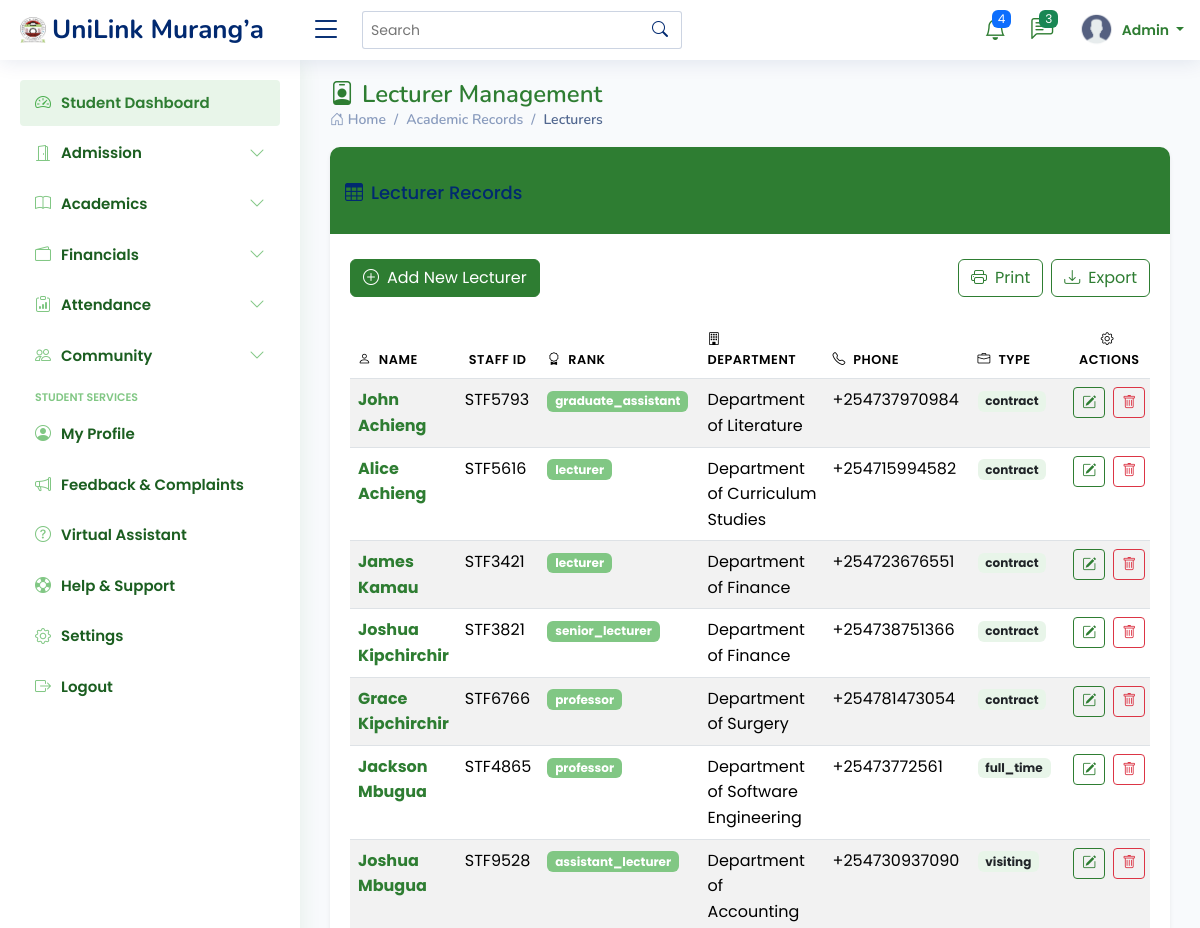
The page /lecturers/ (upper part) on the database as committed earlier.
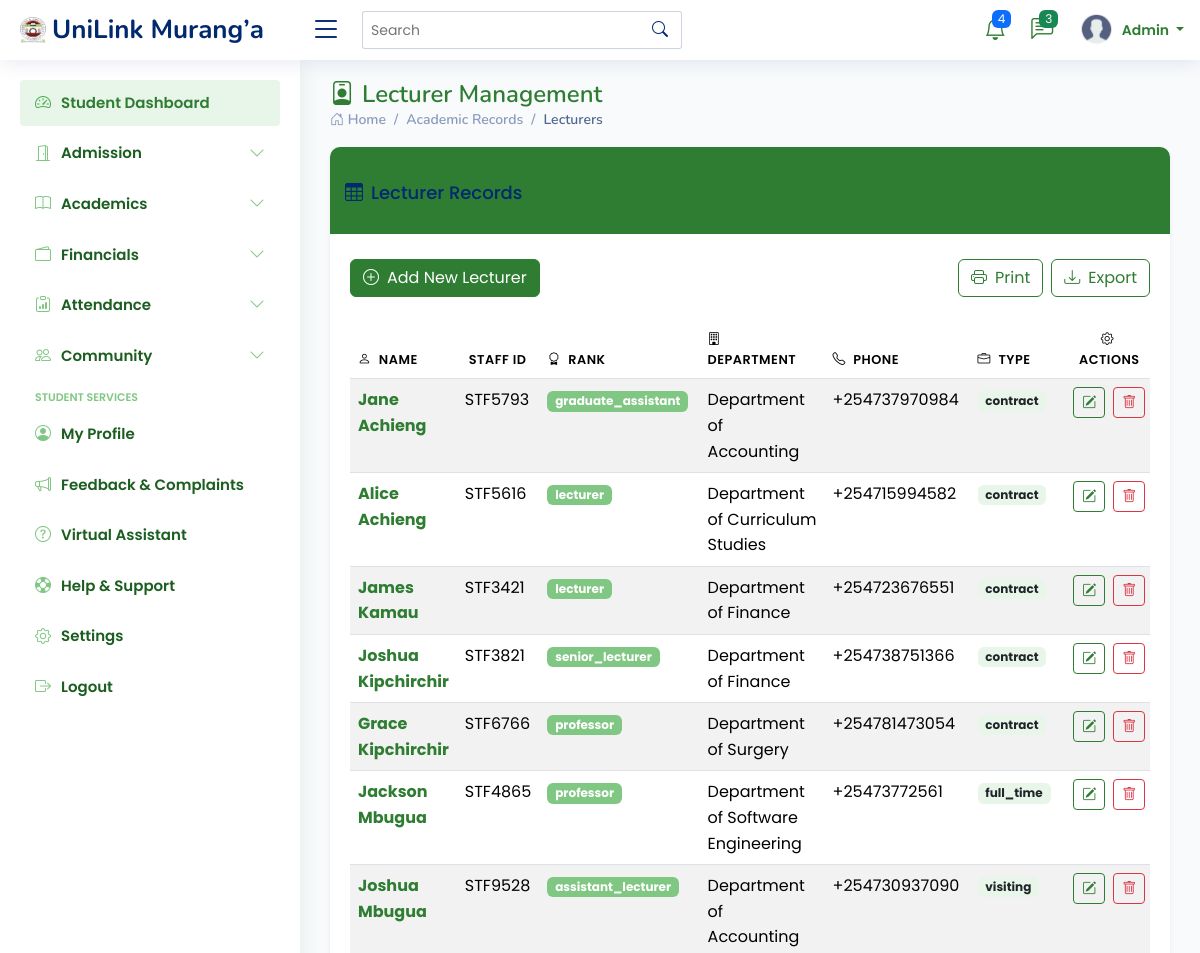
The same page on the database as committed later.
### students_portal/models.py (models this page shows, shortened)
class Lecturer(models.Model):
    staff_id = models.CharField(max_length=20, unique=True)
    first_name = models.CharField(max_length=100)
    last_name = models.CharField(max_length=100)
    middle_name = models.CharField(max_length=100, blank=True, null=True)
    national_id = models.CharField(max_length=20, blank=True, null=True)
    department = models.ForeignKey(Department, on_delete=models.CASCADE, related_name='lecturers')
    qualification = models.CharField(max_length=100, blank=True, null=True)
    specialization = models.CharField(max_length=200, blank=True, null=True)
    academic_rank = models.CharField(max_length=50, choices=[
        ('professor', 'Professor'),
        ('associate_professor', 'Associate Professor'),
        ('senior_lecturer', 'Senior Lecturer'),
        ('lecturer', 'Lecturer'),
        ('assistant_lecturer', 'Assistant Lecturer'),
        ('tutorial_fellow', 'Tutorial Fellow'),
        ('graduate_assistant', 'Graduate Assistant'),
    ], blank=True, null=True)
    employment_type = models.CharField(max_length=50, choices=[
        ('full_time', 'Full Time'),
        ('part_time', 'Part Time'),
        ('contract', 'Contract'),
        ('visiting', 'Visiting'),
        ('adjunct', 'Adjunct'),
    ], default='full_time')
    date_of_employment = models.DateField(blank=True, null=True)
    email = models.EmailField(blank=True, null=True)
    phone_number = models.CharField(max_length=15, blank=True, null=True)
    biography = models.TextField(blank=True, null=True)
    profile_picture = models.ImageField(upload_to='lecturer_profiles/', blank=True, null=True)
    is_active = models.BooleanField(default=True)
    status = models.CharField(max_length=20, choices=[
        ('active', 'Active'),
        ('on_leave', 'On Leave'),
        ('sabbatical', 'Sabbatical'),
        ('terminated', 'Terminated'),
        ('retired', 'Retired'),
    ], default='active')
    created_at = models.DateTimeField(auto_now_add=True)
    updated_at = models.DateTimeField(auto_now=True)

class Department(models.Model):
    name = models.CharField(max_length=100)
    code = models.CharField(max_length=10, unique=True)
    faculty = models.ForeignKey(Faculty, on_delete=models.CASCADE, related_name='departments')
    description = models.TextField(blank=True, null=True)
    def __str__(self):
        return self.name

### students_portal/views.py (the view)
# urls.py: path('lecturers/', views.lecturer_list, name='lecturer_list'),
def lecturer_list(request):
    lecturers = Lecturer.objects.all().order_by('last_name')
    context = {
        'lecturers': lecturers,
        'title': 'Lecturer List'
    }
    return render(request, 'lecturers/lecturer_list.html', context)

### templates/lecturers/lecturer_list.html (shortened to what the changed rows need)
{% extends "base/base.html" %}
{% block content %}
<div class="pagetitle">
    <h1><i class="bi bi-person-badge me-2"></i>Lecturer Management</h1>
</div>
<section class="section">
    <div class="row">
        <div class="col-lg-12">
            <div class="card border-0 shadow-sm">
                <br>
                <div class="card-body">
                    <div class="table-responsive">
                        <table class="table table-hover table-striped datatable">
                            <thead class="bg-university-light">
                                <tr>
                                    <th><i class="bi bi-person me-1"></i> Name</th>
                                    <th> Staff ID</th>
                                    <th><i class="bi bi-award me-1"></i> Rank</th>
                                    <th><i class="bi bi-building me-1"></i> Department</th>
                                    <th><i class="bi bi-telephone me-1"></i> Phone</th>
                                    <th><i class="bi bi-briefcase me-1"></i> Type</th>
                                    <th class="text-center"><i class="bi bi-gear me-1"></i> Actions</th>
                                </tr>
                            </thead>
                            <tbody>
                                {% for lecturer in lecturers %}
                                <tr>
                                    <td>
                                        <a href="{% url 'lecturer_detail' lecturer.id %}" class="text-university">
                                            <strong>{{ lecturer.first_name }} {{ lecturer.last_name }}</strong>
                                        </a>
                                    </td>
                                    <td>{{ lecturer.staff_id }}</td>
                                    <td>
                                        <span class="badge bg-university-secondary">
                                            {{ lecturer.academic_rank }}
                                        </span>
                                    </td>
                                    <td>{{ lecturer.department }}</td>
                                    <td>{{ lecturer.phone_number }}</td>
                                    <td>
                                        <span class="badge bg-university-light text-dark">
                                            {{ lecturer.employment_type }}
                                        </span>
                                    </td>
                                    <td class="text-center">
                                        <div class="d-flex gap-2 justify-content-center">
                                            <a href="{% url 'lecturer_update' lecturer.pk %}" class="btn btn-sm btn-outline-university" title="Edit">
                                                <i class="bi bi-pencil-square"></i>
                                            </a>
                                            <a href="{% url 'lecturer_delete' lecturer.pk %}" class="btn btn-sm btn-outline-danger" title="Delete">
                                                <i class="bi bi-trash"></i>
                                            </a>
                                        </div>
                                    </td>
                                </tr>
                                {% endfor %}
                            </tbody>
                        </table>
                    </div>
                </div>
            </div>
        </div>
    </div>
</section>
{% endblock %}

Rows that differ between the two databases and show on the page:
changed Lecturer "STF5793": first_name "John" → "Jane"; department "Department of Literature" → "Department of Accounting"
